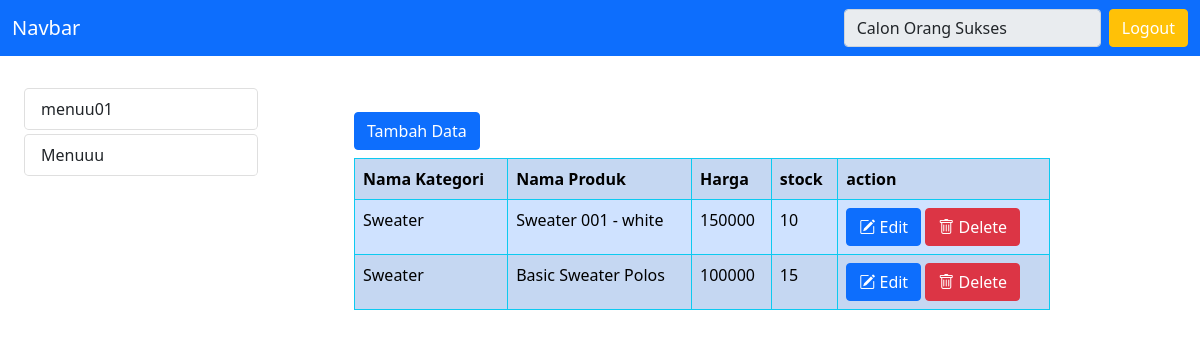
The app's page /admin/home.php?modul=mod_produk (signed in), older data.
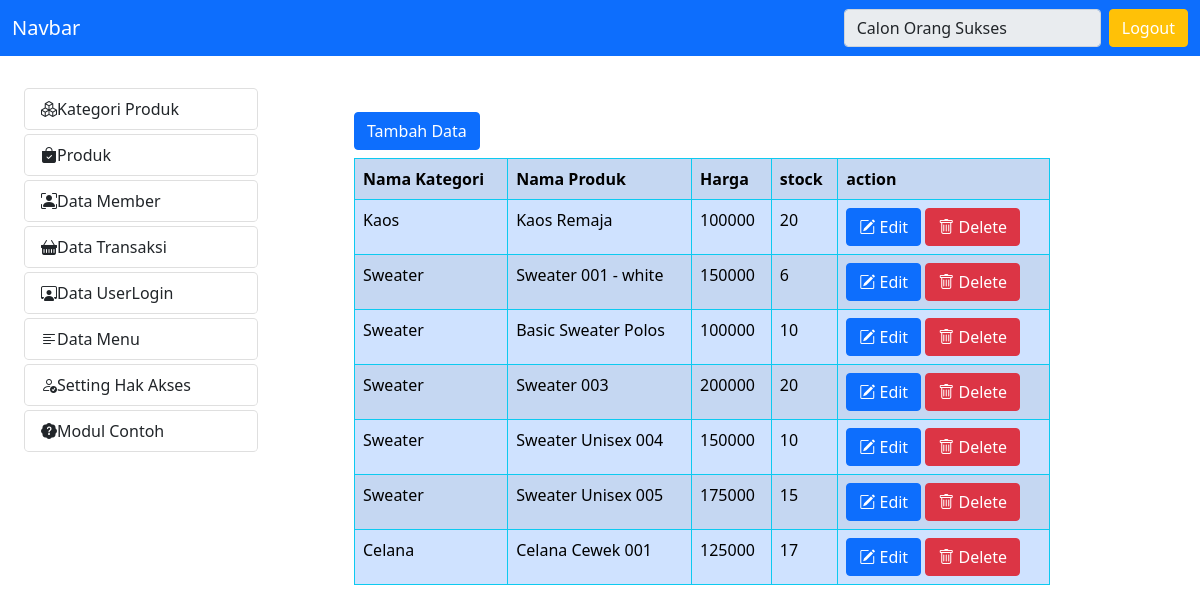
The same page, newer data.
### tables this page shows
CREATE TABLE `mst_menu` (
  `idmenu` int(11) NOT NULL AUTO_INCREMENT,
  `kode_menu` varchar(8) NOT NULL,
  `nmmenu` varchar(25) NOT NULL,
  `link` varchar(50) NOT NULL,
  `icon` varchar(50) DEFAULT NULL,
  PRIMARY KEY (`idmenu`)
);

CREATE TABLE `mst_produk` (
  `idproduk` int(11) NOT NULL AUTO_INCREMENT,
  `nmproduk` varchar(50) NOT NULL,
  `gambar` varchar(25) NOT NULL,
  `idkategori` int(11) NOT NULL,
  `harga` int(11) NOT NULL,
  `stock` int(11) NOT NULL,
  `kondisi` varchar(10) NOT NULL,
  `deskripsi` text NOT NULL,
  `berat` varchar(10) NOT NULL,
  PRIMARY KEY (`idproduk`),
  KEY `fk_id_kategori` (`idkategori`),
  CONSTRAINT `fk_id_kategori` FOREIGN KEY (`idkategori`) REFERENCES `kategoriproduk` (`idkategori`)
);

CREATE TABLE `kategoriproduk` (
  `idkategori` int(11) NOT NULL AUTO_INCREMENT,
  `nmkategori` varchar(50) NOT NULL,
  PRIMARY KEY (`idkategori`)
);

### admin/mod_produk/index.php (the view, shortened to what the changed rows need)
<?php
include 'produk_Ctrl.php';
if (!isset($_GET['act'])) {
?>
 <div class="container-lg mt-1 ">
    <table class="table table-striped table-primary table-bordered border-info">
        <tr>
            <th>Nama Kategori</th>
            <th>Nama Produk</th>
            <th>Harga</th>
            <th>stock</th>
            <th>action</th>
        </tr>
        <?php
            $listproduk = mysqli_query($koneksidb, "SELECT kp.nmkategori, p.nmproduk, p.stock, p.harga FROM kategoriproduk kp INNER JOIN mst_produk p ON
            kp.idkategori = p.idkategori");
            foreach ($listproduk as $d) :
            ?>
                <tr>
                    <td><?= $d['nmkategori'] ?></td>
                    <td><?= $d['nmproduk'] ?></td>
                    <td><?= $d['harga'] ?></td>
                    <td><?= $d['stock'] ?></td>
                    <td>
                        <a href="?modul=mod_produk&act=edit&id=<?= $d["idkategori"]; ?>" class="btn btn-xs btn-primary"><i class="bi bi-pencil-square"></i> Edit</a>
                        <a href="?modul=mod_produk&act=delete&id=<?= $d["idkategori"]; ?>" class="btn btn-xs btn-danger"><i class="bi bi-trash"></i> Delete</a>
                    </td>
                </tr>
            <?php
            endforeach;
            ?>
        </table>
</div>
<?php
 } else if (isset($_GET['act']) && ($_GET['act'] == "add" || $_GET['act'] == "edit")) {
?>
<?php
 $dt_kategoriproduk = mysqli_query($koneksidb, "select * from kategoriproduk");
 if ($process == "insert"){
?>
<div class="container-lg mt-1">
    <h3 class="mt-1"><?php echo $judul; ?></h3>
    <div class="row mt-4">
        <div class="col">
         <form action="?modul=mod_produk&act=save" id="formproduk" method="POST" enctype="multipart/form-data">
            <div class="mb-3 row">
                <label for="nmproduk_ins" class="col-sm-2 col-form-label">Nama Produk</label>
             <div class="col-sm-6">
                <input type="hidden" name="idblog" value="<?= $idproduk; ?>">
                <input type="hidden" name="action" value="<?= $action; ?>">
                <input type="text" class="form-control" id="nmproduk_ins" value=<?php $nmproduk; ?> name="nmproduk_ins">
             </div>
            </div>
            <div class="mb-3 row">
                <label for="img_add" class="col-sm-2 col-form-label">Gambar</label>
                <div class="col-sm-6">
                    <input type="hidden" name="file_uploaded" value="<?= $gambar; ?>">
                    <input type="file" class="form-control" id="img_add" name="img_add">
                </div>
            </div>
            <div class="mb-3 row">
                <label for="idkategori_ins" class="col-sm-2 col-form-label">Kategori</label>
                <div class="col-sm-6">
                    <select name="idkategori_ins" id="idkategori_ins" class="form-control">
                        <option value="" selected disabled>--Pilih Produk--</option>
                        <?php
                         foreach ($dt_kategoriproduk as $dt_kp) :
                        ?>
                         <option value="<?= $dt_kp['idkategori']; ?>"><?= $dt_kp['nmkategori']; ?></option>
                        <?php
                        endforeach;
                        ?>
                    </select>
                </div>
            </div>
            <div class="mb-3 row">
                <label for="harga" class="col-sm-2 col-form-label">Harga</label>
                <div class="col-sm-6">
                    <input type="number" class="form-control" id="harga_ins" name="harga_ins">
                </div>
            </div>
            <div class="mb-3 row">
                <label for="harga" class="col-sm-2 col-form-label">stock</label>
                <div class="col-sm-6">
                    <input type="number" class="form-control" id="stock_ins" name="stock_ins">
                </div>
            </div>
            <div class="mb-3 row">
                <label for="harga" class="col-sm-2 col-form-label">Kondisi</label>
                <div class="col-sm-6">
                <select class="form-select form-select-lg mb-3" name="kondisi_ins" id="kondisi_ins" aria-label="size 3 select example">
                    <option value="" selected disabled>--Pilih Kondisi--</option>
                    <option value="baru"><?php $kondisi; ?></option>
                    <option value="bekas"><?php $kondisi; ?></option>
                </select>
                </div>
            </div>
            <div class="mb-3 row">
                <label for="deskripsi" class="col-sm-2 col-form-label">Isi</label>
                <div class="col-sm-6">
                    <textarea name="deskripsi" id="deskripsi" cols="30" rows="10"><?= $isi; ?></textarea>
                </div>
            </div>
            <div class="mb-3 row">
                <label for="harga" class="col-sm-2 col-form-label">Berat</label>
                <div class="col-sm-6">
                    <input type="text" class="form-control" id="berat_ins" name="berat_ins">
                </div>
            </div>
            <div class="row">
                <div class="col-md-2"></div>
                <div class="col-md-10">
                    <a href="?modul=mod_produk" type="cancel" class="btn btn-secondary"><i class="bi bi-box-arrow-left"></i> Kembali</a>
                    <button type="cancel" class="btn btn-danger"><i class="bi bi-x-square"></i> Reset</button>
                    <button type="submit" id="tblsubmit" data-bs-toggle="modal" class="btn btn-primary"><i class="bi bi-save"></i> Submit</button>
                </div>
            </div>
         </form>
        </div>
    </div>
</div>
<?php
 }
?>
<?php
 }
?>

### admin/menu.php (shortened to what the changed rows need)
<?php
$qry_menu = mysqli_query($koneksidb, "SELECT * FROM mst_menu");
while ($row = mysqli_fetch_array($qry_menu)) {
?>
<a href="?modul=<?= $row['link']; ?>" style="text-decoration: none;" class="links1">
	<li class="list-group-item links rounded-3 mt-1"><?= $row['icon']; ?></i><?= $row["nmmenu"]; ?></li>
</a>
<?php
}
?>

Row changes from the older to the newer data that the page shows:
changed mst_menu: nmmenu "menuu01" → "Kategori Produk"
changed mst_menu: nmmenu "Menuuu" → "Produk"
added mst_menu: nmmenu "Data Member"
added mst_menu: nmmenu "Data Transaksi"
added mst_menu: nmmenu "Data UserLogin"
added mst_menu: nmmenu "Data Menu"
added mst_menu: nmmenu "Setting Hak Akses"
added mst_menu: nmmenu "Modul Contoh"
added mst_produk: idkategori.nmkategori "Kaos", nmproduk "Kaos Remaja", harga "100000", stock "20"
changed mst_produk "Sweater 001 - white": stock "10" → "6"
changed mst_produk "Basic Sweater Polos": stock "15" → "10"
added mst_produk: idkategori.nmkategori "Sweater", nmproduk "Sweater 003", harga "200000", stock "20"
added mst_produk: idkategori.nmkategori "Sweater", nmproduk "Sweater Unisex 004", harga "150000", stock "10"
added mst_produk: idkategori.nmkategori "Sweater", nmproduk "Sweater Unisex 005", harga "175000", stock "15"
added mst_produk: idkategori.nmkategori "Celana", nmproduk "Celana Cewek 001", harga "125000", stock "17"
